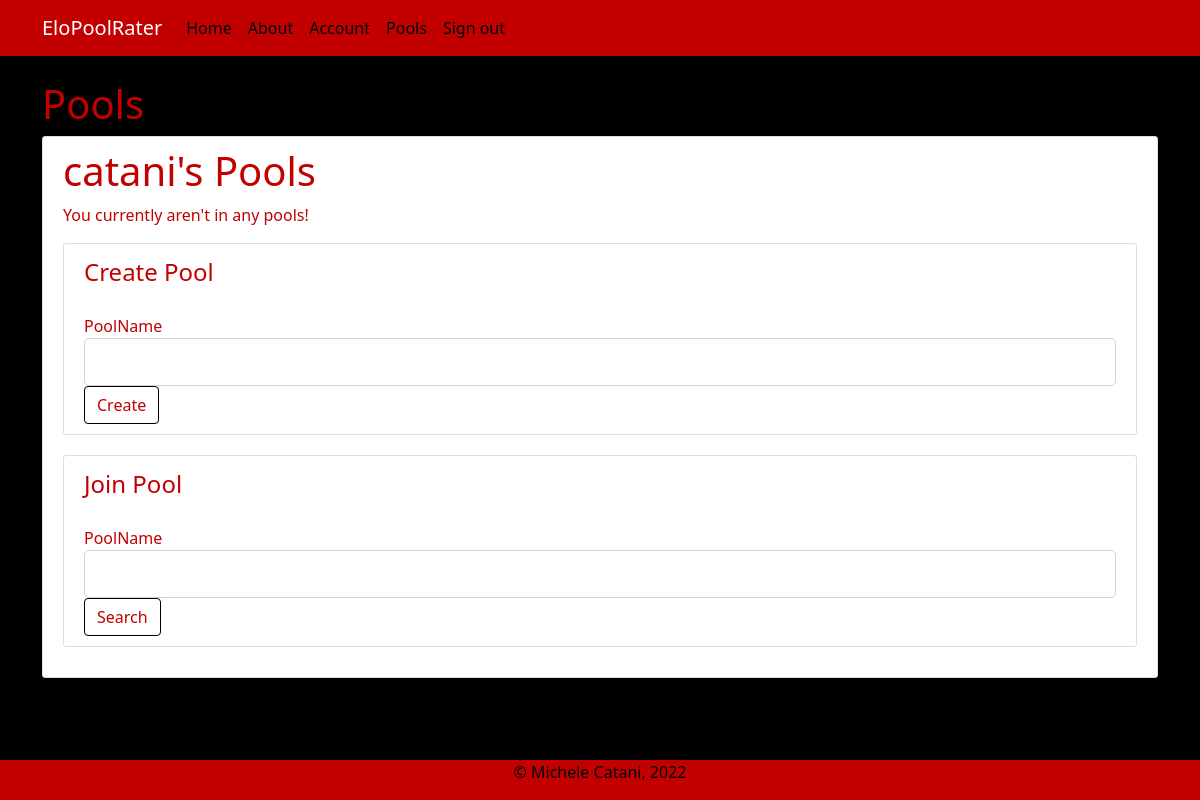
The page /pools (signed in) on the database as committed earlier.
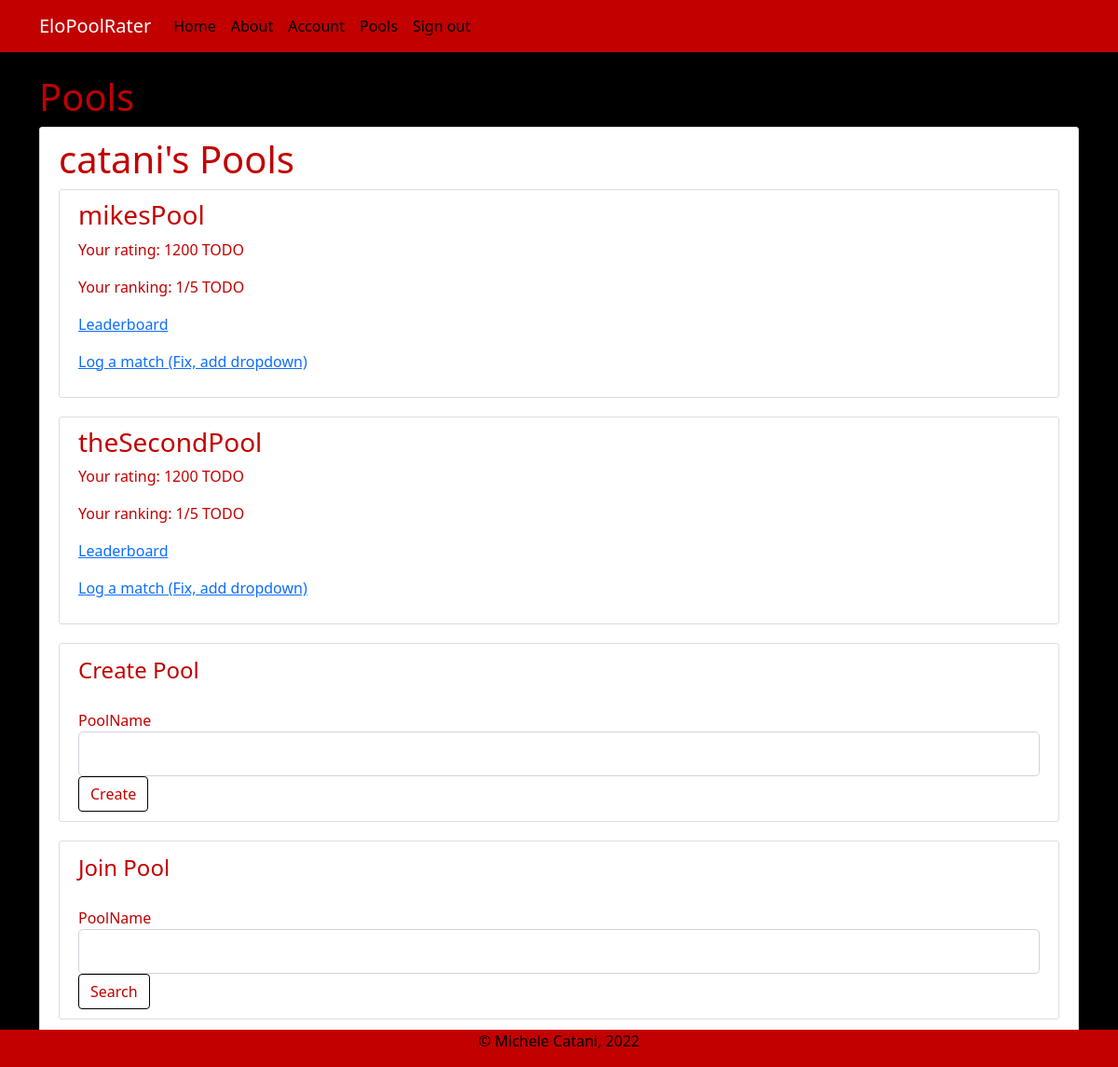
The same page on the database as committed later.
### rankTheBoysApp/models.py (models this page shows, shortened)
class Pool(db.Model):
    __tablename__ = 'pools'
    id = db.Column(db.Integer, primary_key=True)
    name = db.Column(db.String(20), nullable=False)
    users = db.relationship('User', secondary='userpools')

### rankTheBoysApp/pools/routes.py (the view, shortened to what this page needs)
@thePools.route("/pools", methods=['GET', 'POST'])
@login_required
def pools():
    form = CreatePoolForm()
    form1 = JoinPoolForm()
    if form1.search.data and form1.validate():
        pool = Pool.query.filter_by(name=form1.poolname.data).first()
        current_user.pools.append(pool)
        db.session.commit()
        flash('You have joined the pool!')
        return redirect(url_for('pools.pools'))
    return render_template('pools.html', title='Pools', form=form, form1=form1)

### rankTheBoysApp/pools/forms.py (shortened to what this page needs)
class CreatePoolForm(FlaskForm):
    poolname = StringField('PoolName', validators=[DataRequired(), Length(min=2, max=20)])
    submit = SubmitField('Create')

class JoinPoolForm(FlaskForm):
    poolname = StringField('PoolName', validators=[DataRequired(), Length(min=2, max=20)])
    search = SubmitField('Search')

### rankTheBoysApp/models.py (called while the page is built)
@login_manager.user_loader
def load_user(user_id):
    return User.query.get(int(user_id))

### rankTheBoysApp/templates/pools.html (shortened to what this page needs)
{% extends "layout.html" %}
{%block content%}
    <h1>Pools</h1>
    <div class="content-section">
        <div class="media-body">
            <h2 class="account-heading"> {{ current_user.username }}'s Pools </h>
        </div>
        <div>
            {% if current_user.pools %}
                {% for pool in current_user.pools %}
                <div class="media content-section">
                    <h3>{{ pool.name }}</h3>
                    <p>Your rating: 1200 TODO </p>
                    <p>Your ranking: 1/5 TODO </p>
                    <p><a class="mr-2" href="{{ url_for('pools.leaderboard', poolname=pool.name)}}">Leaderboard</a></p>
                    <p><a class="mr-2" href="{{ url_for('pools.log_match', poolname=pool.name)}}">Log a match (Fix, add dropdown)</a></p>
                </div>
                {% endfor %}
            {% else %}
                <p>You currently aren't in any pools!</p>
            {% endif %}
        </div>
        <div class="media content-section">
            <form method="POST" action = "">
                <fieldset class="form_group">
                    <legend class="border_bottom mb-4"> Create Pool</legend>
                    <div class = "form-group">
                        {{  form.poolname.label(class="form=control-label") }}
                        {% if form.poolname.errors %}
                            {{form.poolname(class="form-control form-control-lg is-invalid")}}
                            <div class="invalid-feedback">
                                {% for error in form.poolname.errors %}
                                    <span>
                                        {{ error }}
                                    </span>
                                {% endfor %}
                                </div>
                        {% else %}
                        {{  form.poolname(class="form-control form-control-lg") }}
                        {%endif%}
                    </div>
                </fieldset>
                <div class="form-group">
                    {{ form.submit(class="btn btn-outline-info") }}
                </div>
            </form>
        </div>
        <div class="media content-section">
            <form method="POST" action = "">
                <fieldset class="form_group">
                    <legend class="border_bottom mb-4"> Join Pool</legend>
                    <div class = "form-group">
                        {{  form1.poolname.label(class="form=control-label") }}
                        {% if form1.poolname.errors %}
                            {{form1.poolname(class="form-control form-control-lg is-invalid")}}
                            <div class="invalid-feedback">
                                {% for error in form1.poolname.errors %}
                                    <span>
                                        {{ error }}
                                    </span>
                                {% endfor %}
                                </div>
                        {% else %}
                        {{  form1.poolname(class="form-control form-control-lg") }}
                        {%endif%}
                    </div>
                </fieldset>
                <div class="form-group">
                    {{ form1.search(class="btn btn-outline-info") }}
                </div>
            </form>
        </div>
    </div>
{% endblock %}

Rows that differ between the two databases and show on the page:
added Pool: name "mikesPool"
added Pool: name "theSecondPool"
Other text that changed with them:
text no longer shown: "You currently aren't in any pools!"
